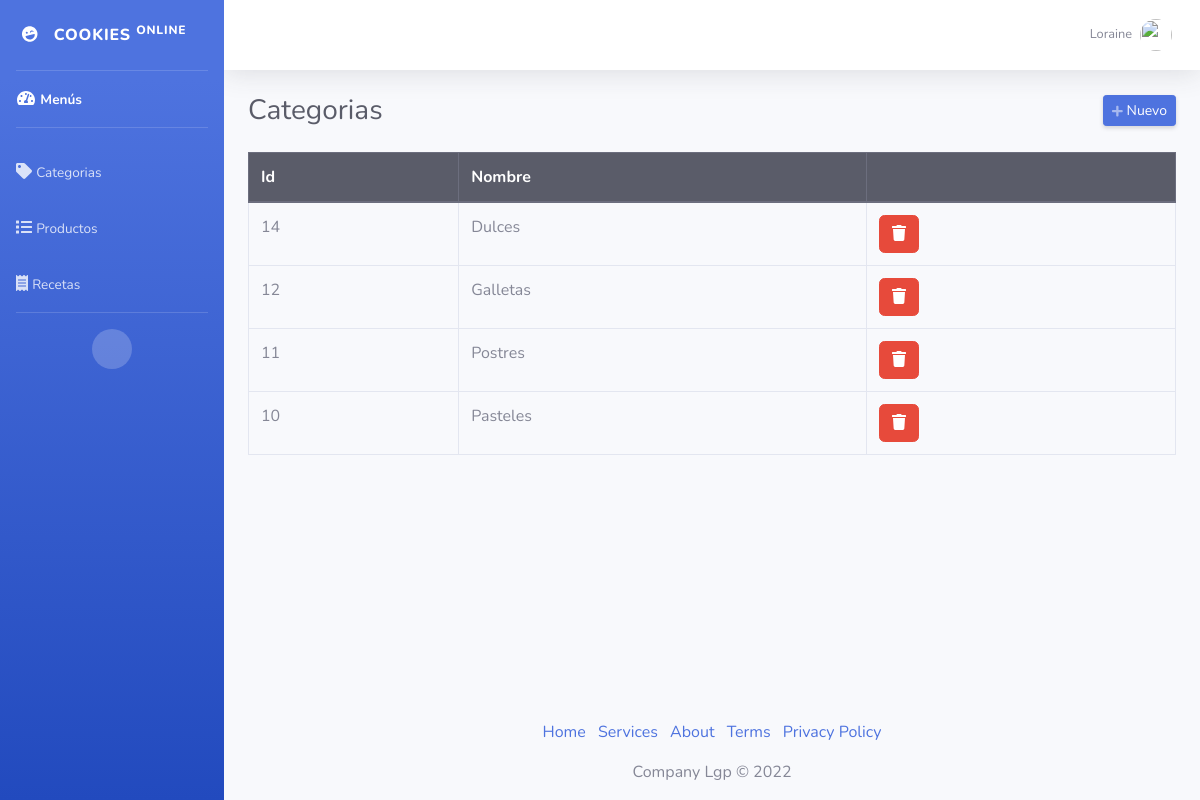
/admin/categorias.php (signed in), run on the app's committed database.
### tables this page shows
CREATE TABLE `categorias` (
  `id` int(11) NOT NULL,
  `categoria` varchar(50) NOT NULL
);

### admin/categorias.php (the view, shortened to what this page needs)
<?php
require_once "../config/conexion.php";
include("includes/header.php");
?>
<div class="d-sm-flex align-items-center justify-content-between mb-4">
    <h1 class="h3 mb-0 text-gray-800">Categorias</h1>
    <a href="#" class="d-none d-sm-inline-block btn btn-sm btn-primary shadow-sm" id="abrirCategoria"><i class="fas fa-plus fa-sm text-white-50"></i> Nuevo</a>
</div>
<div class="row">
    <div class="col-md-12">
        <div class="table-responsive">
            <table class="table table-hover table-bordered" style="width: 100%;">
                <thead class="thead-dark">
                    <tr>
                        <th>Id</th>
                        <th>Nombre</th>
                        <th></th>
                    </tr>
                </thead>
                <tbody>
                    <?php
                    $query = mysqli_query($conexion, "SELECT * FROM categorias ORDER BY id DESC");
                    while ($data = mysqli_fetch_assoc($query)) { ?>
                        <tr>
                            <td><?php echo $data['id']; ?></td>
                            <td><?php echo $data['categoria']; ?></td>
                            <td>
                                <form method="post" action="eliminar.php?accion=cli&id=<?php echo $data['id']; ?>" class="d-inline eliminar">
                                    <button class="btn btn-danger" type="submit"><i class="fa fa-trash"></i>
                                </form>
                            </td>
                        </tr>
                    <?php } ?>
                </tbody>
            </table>
        </div>
    </div>
</div>
<?php include("includes/footer.php"); ?>

### data on the page
categorias: id "14", categoria "Dulces"
categorias: id "12", categoria "Galletas"
categorias: id "11", categoria "Postres"
categorias: id "10", categoria "Pasteles"

### other printed values
$_SESSION['nombre'] "Loraine"
